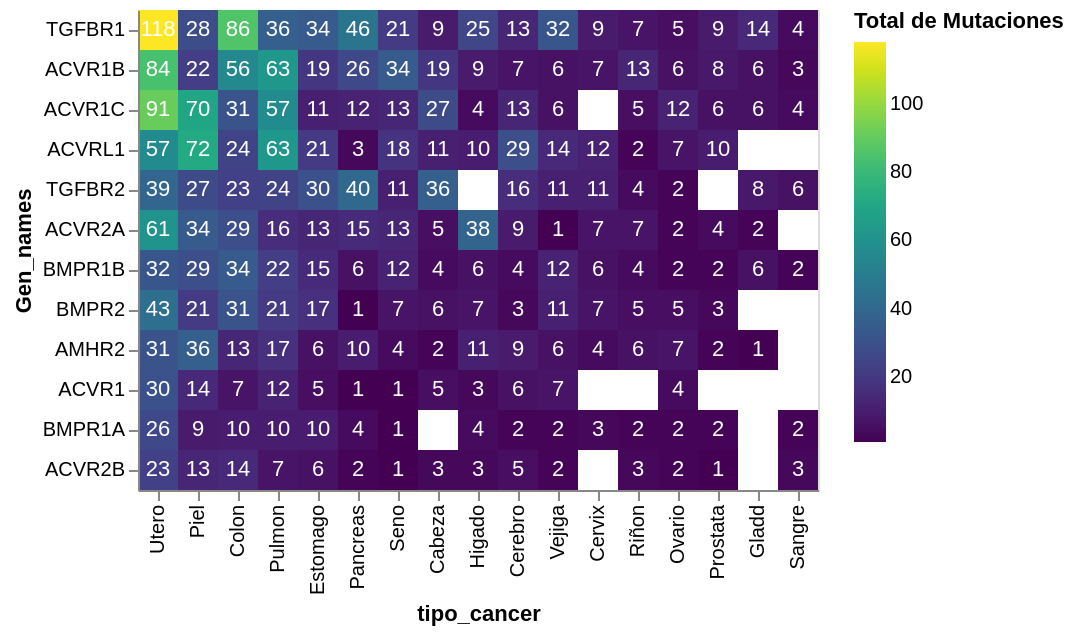

Notebook code cell kept with this figure:
### Code cell
import altair as alt
import pandas as pd

# Asegúrate de que los genes estén ordenados por la suma de mutaciones
ordered_genes = mutation_frequencies_cancer_type.groupby('Gen_names')['mutation_count'].sum().sort_values(ascending=False).index
ordered_cancer = mutation_frequencies_cancer_type.groupby('tipo_cancer')['mutation_count'].sum().sort_values(ascending=False).index
# Configurar el gráfico base con el orden de genes
base = alt.Chart(mutation_frequencies_cancer_type).encode(
    x=alt.X('tipo_cancer', sort=list(ordered_cancer)),
    y=alt.Y('Gen_names', sort=list(ordered_genes)),  # Ordenar los genes de mayor a menor según mutation_count
)

# Configurar el heatmap
heatmap = base.mark_rect().encode(
    color=alt.Color('mutation_count',
        scale=alt.Scale(scheme='viridis'),
        legend=alt.Legend(title="Total de Mutaciones"),
    ), 
    tooltip=[
        alt.Tooltip("sum(mutation_count)", title="Total de Mutaciones"),
        alt.Tooltip("tipo_cancer", title="Tipo de Cáncer"),
        alt.Tooltip("mutation_frequency", title="frecuencia")
    ]
)

# Configurar el texto dentro de las celdas del heatmap
text = base.mark_text(baseline='middle').encode(
    text=alt.Text('sum(mutation_count)', format=".0f"),
    color=alt.condition(
        alt.datum.mutation_count > 150,
        alt.value('black'),
        alt.value('white')
    )
)

# Dibujar el gráfico
heatmap + text

### Figure 1 — Vega-Lite specification as saved in the notebook (floating-point values rounded to 4 significant figures; data arrays with more than 128 entries replaced by an {"elided": "..."} marker saying what was removed)
{"config": {"view": {"continuousWidth": 300, "continuousHeight": 300}}, "layer": [{"mark": {"type": "rect"}, "encoding": {"color": {"field": "mutation_count", "legend": {"title": "Total de Mutaciones"}, "scale": {"scheme": "viridis"}, "type": "quantitative"}, "tooltip": [{"aggregate": "sum", "field": "mutation_count", "title": "Total de Mutaciones", "type": "quantitative"}, {"field": "tipo_cancer", "title": "Tipo de Cáncer", "type": "nominal"}, {"field": "mutation_frequency", "title": "frecuencia", "type": "quantitative"}], "x": {"field": "tipo_cancer", "sort": ["Utero", "Piel", "Colon", "Pulmon", "Estomago", "Pancreas", "Seno ", "Cabeza", "Higado", "Cerebro", "Vejiga", "Cervix", "Riñon", "Ovario", "Prostata", "Gladd", "Sangre"], "type": "nominal"}, "y": {"field": "Gen_names", "sort": ["TGFBR1", "ACVR1B", "ACVR1C", "ACVRL1", "TGFBR2", "ACVR2A", "BMPR1B", "BMPR2", "AMHR2", "ACVR1", "BMPR1A", "ACVR2B"], "type": "nominal"}}}, {"mark": {"type": "text", "baseline": "middle"}, "encoding": {"color": {"condition": {"test": "(datum.mutation_count > 150)", "value": "black"}, "value": "white"}, "text": {"aggregate": "sum", "field": "mutation_count", "format": ".0f", "type": "quantitative"}, "x": {"field": "tipo_cancer", "sort": ["Utero", "Piel", "Colon", "Pulmon", "Estomago", "Pancreas", "Seno ", "Cabeza", "Higado", "Cerebro", "Vejiga", "Cervix", "Riñon", "Ovario", "Prostata", "Gladd", "Sangre"], "type": "nominal"}, "y": {"field": "Gen_names", "sort": ["TGFBR1", "ACVR1B", "ACVR1C", "ACVRL1", "TGFBR2", "ACVR2A", "BMPR1B", "BMPR2", "AMHR2", "ACVR1", "BMPR1A", "ACVR2B"], "type": "nominal"}}}], "data": {"name": "data-f37aa4b2609e538e60c754dfecdf698f"}, "$schema": "https://vega.github.io/schema/vega-lite/v5.16.3.json", "datasets": {"data-f37aa4b2609e538e60c754dfecdf698f": {"elided": "186 records"}}}
